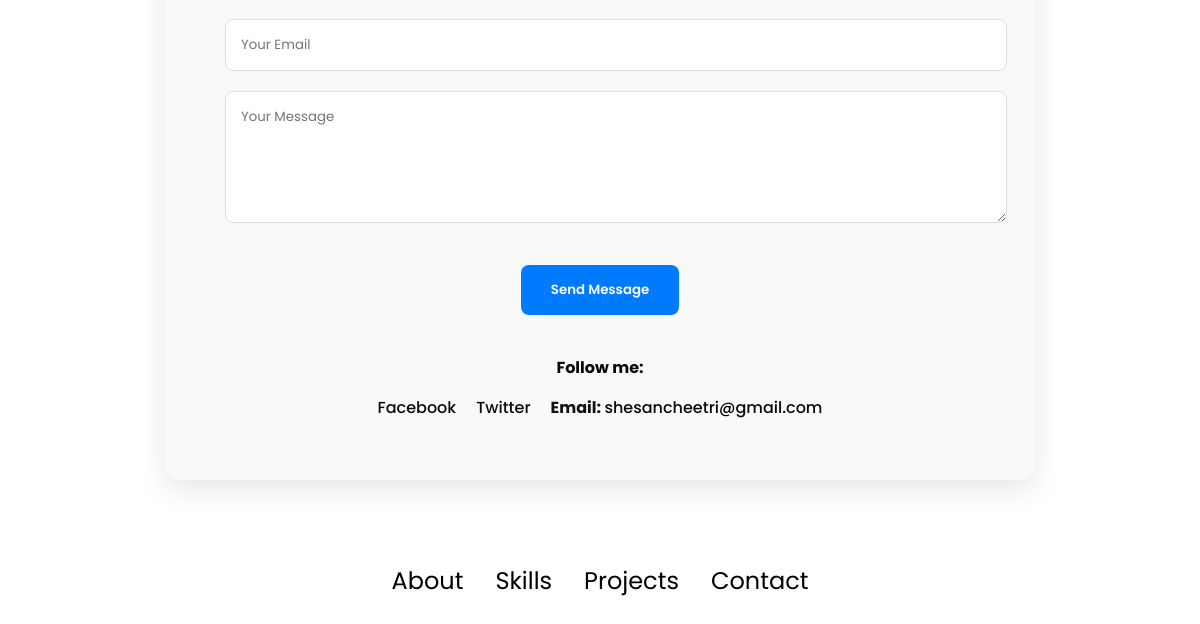
The app's page / (lower part), older data.
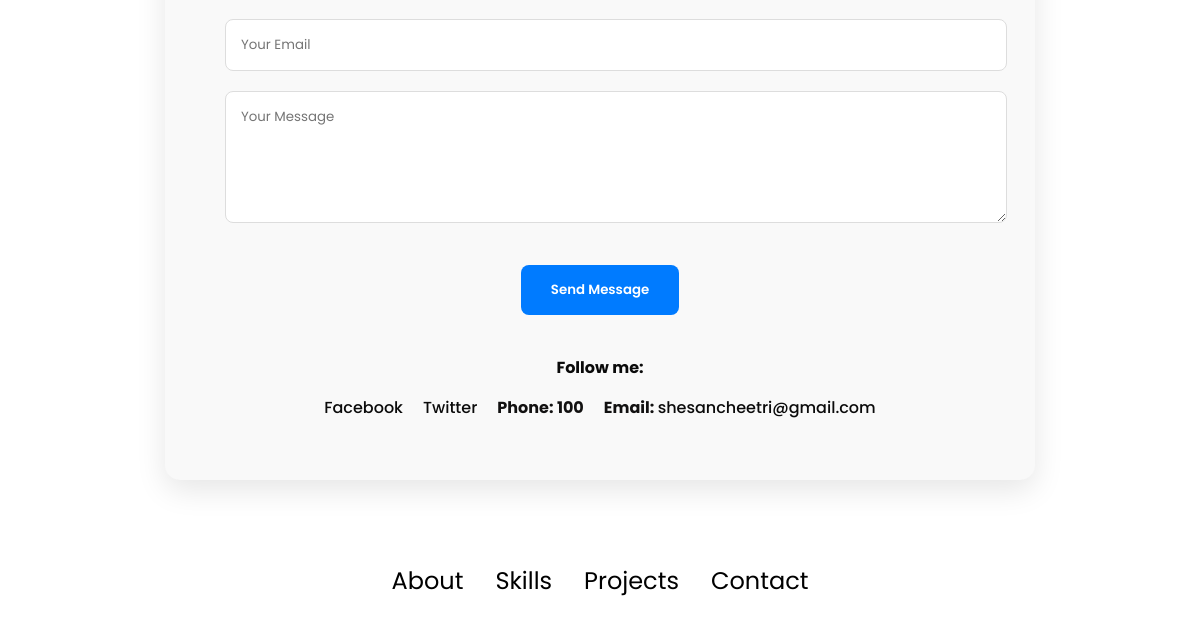
The same page, newer data.
### dynamicweb/models.py (models this page shows, shortened)
class Contact(models.Model):
    name = models.CharField(max_length=100)
    email = models.EmailField()
    message = models.TextField()
    facebook_url = models.URLField(max_length=200, blank=True, null=True)
    twitter_url = models.URLField(max_length=200, blank=True, null=True)
    phone_number = models.CharField(max_length=100,blank=True, null=True)

### dynamicweb/views.py (the view, shortened to what this page needs)
# urls.py: path('', views.portfolio, name='portfolio'),
def portfolio(request):
    profiles = Profile.objects.first()
    about_details = AboutDetail.objects.all()
    about_me = AboutMe.objects.first()
    frontend_skills = Skill.objects.filter(category='frontend')
    backend_skills = Skill.objects.filter(category='backend')
    projects = Projects.objects.all()
    contact = Contact.objects.last()
    context = {
        'profiles': profiles,
        'about_details': about_details,
        'about_me': about_me,
        'frontend_skills': frontend_skills,
        'backend_skills': backend_skills,
        'projects': projects,
        'contact': contact,
    }
    return render(request, 'pages/portfolio.html', context)

### dynamicweb/templates/pages/portfolio.html (shortened to what this page needs)
<!DOCTYPE html>
<html lang="en">
<head>
  {% load static %}
  <link rel="stylesheet" href="{% static 'style.css' %}">
</head>
<body>
  <div class="contact-container">
    <section id="contact" class="contact-section">
        <form method="post" action="{% url 'portfolio' %}" class="contact-form">
            <div class="form-group">
                <input type="email" name="email" placeholder="Your Email" required>
            </div>
            <div class="form-group">
                <textarea name="message" placeholder="Your Message" rows="5" required></textarea>
            </div>
            <button type="submit" class="submit-btn">Send Message</button>
        </form>
        <div class="social-links">
            <p><b>Follow me: </b></p>
            <ul>
                {% if contact and contact.facebook_url %}
                    <li><a href="{{ contact.facebook_url }}" target="_blank">Facebook</a></li>
                {% endif %}
                {% if contact and contact.twitter_url %}
                    <li><a href="{{ contact.twitter_url }}" target="_blank">Twitter</a></li>
                {% endif %}
                {% if contact and contact.phone_number %}
                    <li><b>Phone: {{ contact.phone_number }}</b></li>
                {% endif %}
                {% if contact and contact.email %}
                    <li><b>Email: </b><a href="mailto:{{ contact.email }}">{{ contact.email }}</a></li>
                {% endif %}
            </ul>
        </div>
    </section>
  </div>
  <footer>
    <nav>
      <div="nav-links-container">
        <ul class="nav-links">
          <li><a href="#about">About</a></li>
          <li><a href="#experience">Skills</a></li>
          <li><a href="#projects">Projects</a></li>
          <li><a href="#contact">Contact</a></li>
        </ul>
  </footer>
</body>
</html>

Row changes from the older to the newer data that the page shows:
changed Contact "shesancheetri@gmail.com": phone_number (not shown) → "100"
Text that changed along with them:
text now shown: "Phone:"
